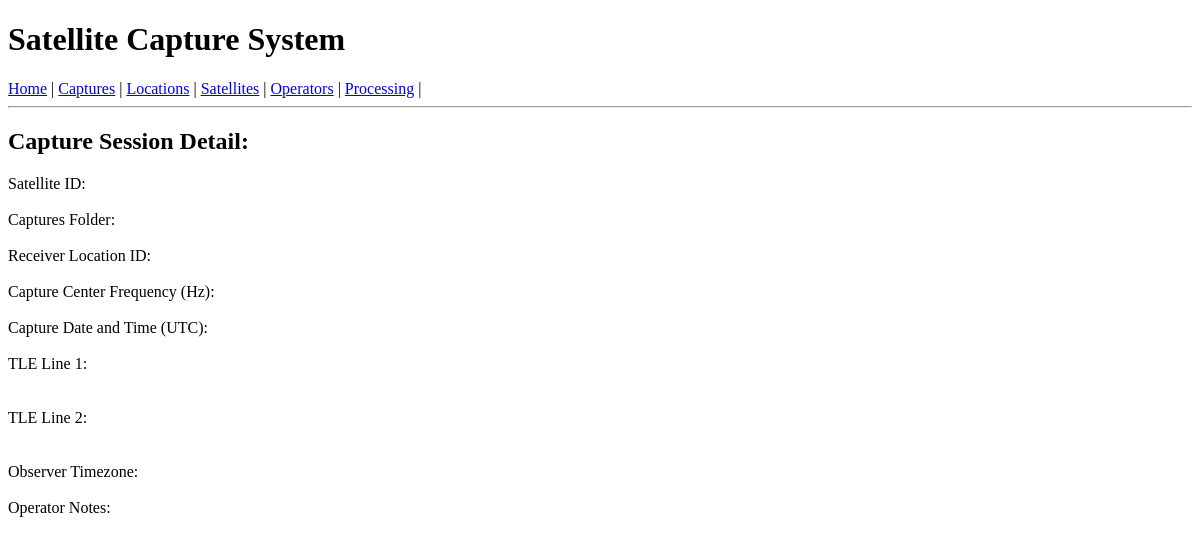
Before: /captures/2/ with the older database file.
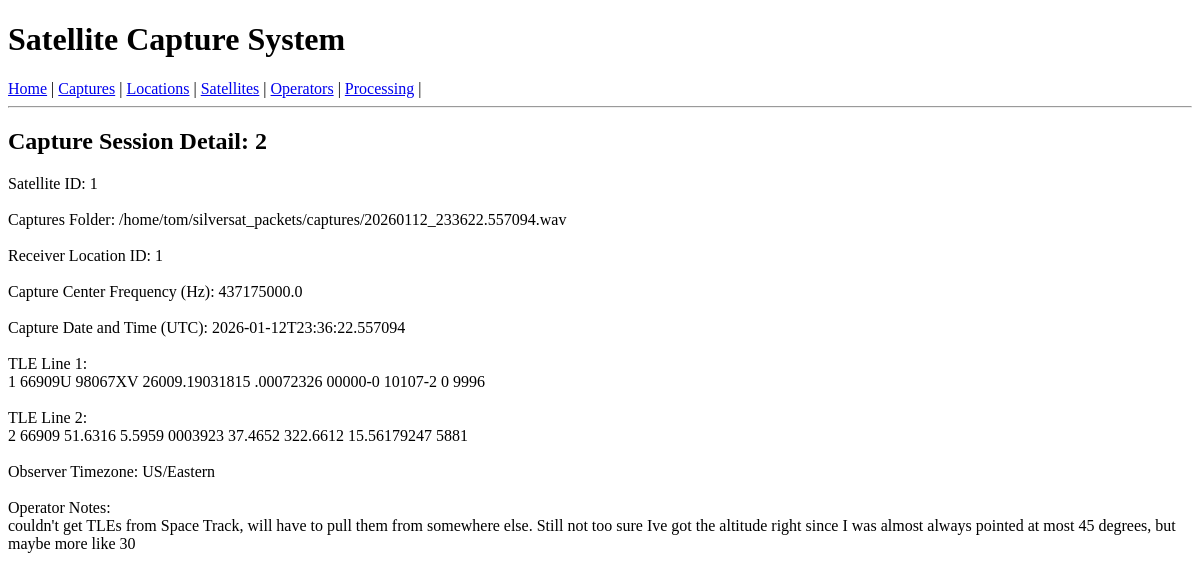
After: the same page with the newer database file.
### tables this page shows
CREATE TABLE "capture_session" (
	"id"	INTEGER,
	"satellite_id"	INTEGER NOT NULL,
	"operator_id"	INTEGER NOT NULL,
	"start_time_utc"	TEXT NOT NULL,
	"center_freq_hz"	REAL NOT NULL,
	"tle_line1"	TEXT NOT NULL,
	"tle_line2"	TEXT NOT NULL,
	"wav_path"	TEXT NOT NULL,
	"notes"	TEXT,
	"observer_timezone"	TEXT,
	"location_id"	INTEGER,
	"output_path"	TEXT NOT NULL DEFAULT '/home/pi/captures',
	"created_at"	TEXT NOT NULL DEFAULT (datetime('now')),
	PRIMARY KEY("id"),
	FOREIGN KEY("location_id") REFERENCES "location"("id"),
	FOREIGN KEY("operator_id") REFERENCES "operator"("id"),
	FOREIGN KEY("satellite_id") REFERENCES "satellite"("id")
);

### blueprints/captures.py (the view)
@bp.route("/<int:id>/")
def view_capture(id):
    db = get_db()
    capture_data = db.execute("SELECT * FROM capture_session WHERE id = ?",(id, )).fetchone()
    return render_template("captures/view.html", capture_data=capture_data)

### db.py (called while the page is built)
def get_db():
    if "db" not in g:
        g.db = sqlite3.connect(
            current_app.config["DATABASE"],
            detect_types=sqlite3.PARSE_DECLTYPES
        )
        g.db.row_factory = sqlite3.Row
    return g.db

### templates/captures/view.html
{% extends "base.html" %}
{% block content %}
<h2>Capture Session Detail: {{ capture_data.id }} </h2>
<label>Satellite ID:  {{ capture_data.satellite_id }}</label><br><br>
<label>Captures Folder:  {{ capture_data.wav_path }}</label><br><br>
<label>Receiver Location ID:  {{ capture_data.location_id }}</label><br><br>
<label>Capture Center Frequency (Hz):  {{ capture_data.center_freq_hz }}</label><br><br>
<label>Capture Date and Time (UTC):  {{ capture_data.start_time_utc }}</label><br><br>
<label>TLE Line 1:</label><br>{{ capture_data.tle_line1 }}<br><br>
<label>TLE Line 2:</label><br>{{ capture_data.tle_line2 }}<br><br>
<label>Observer Timezone:  {{ capture_data.observer_timezone }}</label><br><br>
<label for="notes">Operator Notes:<br></label>{{ capture_data.notes }}<br><br>
{% endblock %}

### templates/base.html (shortened to what this page needs)
<!DOCTYPE html>
<html>
<head>
</head>
<body>
    <h1>Satellite Capture System</h1>
    <nav>
        <a href="/">Home</a> |
        <a href="/captures/">Captures</a> |
        <a href="{{ url_for('locations.index') }}">Locations</a> |
        <a href="/satellites/">Satellites</a> |
        <a href="/operators/">Operators</a> |
        <a href="/processing/">Processing</a> |
    </nav>
    <hr>
    {% block content %}{% endblock %}
</body>
</html>

Changed rows visible on the page:
added capture_session: id "2", satellite_id "1", wav_path "/home/tom/silversat_packets/captures/20260112_233622.557094.wav", location_id "1", center_freq_hz "437175000.0", start_time_utc "2026-01-12T23:36:22.557094", tle_line1 "1 66909U 98067XV 26009.19031815 .00072326 00000-0 10107-2 0 9996", tle_line2 "2 66909 51.6316 5.5959 0003923 37.4652 322.6612 15.56179247 5881", observer_timezone "US/Eastern", notes "couldn't get TLEs from Space Track, will have to pull them from somewhere else. Still not too sure Ive got the altitude right since I was almost always pointed at most 45 degrees, but maybe more like 30"
